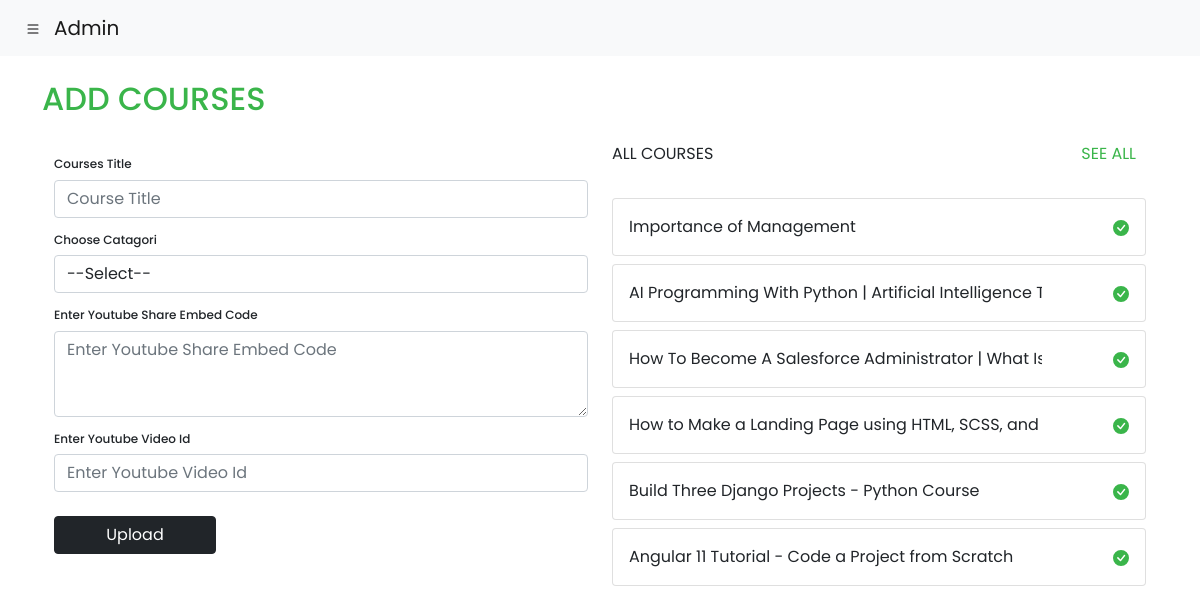
The app's page /Admin/add_courses.php (signed in) with its own data.
### tables this page shows
CREATE TABLE `c_video` (
  `id` int(255) NOT NULL,
  `c_title` varchar(255) NOT NULL,
  `catagori_c` varchar(255) NOT NULL,
  `video_m` text NOT NULL,
  `status` varchar(255) NOT NULL DEFAULT 'Active',
  `yv_id` varchar(255) NOT NULL
);

### Admin/add_courses.php (the view, shortened to what this page needs)
<!DOCTYPE html>
<html>
<head>
</head>
<body>
<form method="post">
	<?php include 'navbar.php'; ?>
<div class="container mt-4">
  <div class="row">
    <div class="col-md-12">
      <h2 style="color: #3AB54A;">ADD COURSES</h2>
    </div>
  </div>
<div class="container">
  <div class="row">
    <div class="col-md-6 mt-3">
       <h6 class="text_pa">Courses Title</h6>
       <input type="text" name="c_title" placeholder="Course Title" class="form-control" required>
       <h6 class="text_pa">Choose Catagori</h6>
       <select name="catagori_c" class="form-control" required>
             <option value="">--Select--</option>
              </select>
              <h6 class="text_pa">Enter Youtube Share Embed Code </h6>
              <textarea name="video_m" rows="3" cols="25" placeholder="Enter Youtube Share Embed Code " class="form-control" required></textarea>
              <h6 class="text_pa">Enter Youtube Video Id</h6>
              <input type="text" name="yv_id" placeholder="Enter Youtube Video Id" class="form-control" required>
              <div class="mt-4">
                <div class="row">
                  <div class="col-md-4">
                    <input type="submit" name="submit" value="Upload" class="btn btn-dark w-100">
                  </div>
                </div>
              </div>
    </div>
    <div class="col-md-6 mt-3">
 <div class="">
           <div class="float-start">
          ALL COURSES
         </div>
         <div class="float-end">
          <a href="all_cources.php" style="text-decoration: none; color: #3AB54A;">SEE ALL</a>
         </div>
        </div>
<br><br>
           <div class=" mt-2">
             <?php
           include '../conn.php';
           $sql = " select * from c_video ORDER BY id DESC LIMIT 6 ";
           $run = mysqli_query($conn,$sql);
           while ($row = mysqli_fetch_array($run))
           {
           ?>
            <div class="card mt-2 p-3">
              <div class="row">
                <div class="col-10">
                  <div style=" white-space: nowrap; overflow: hidden; "><?php echo $row['c_title']; ?></div>
                </div>
                <div class="col-2" style="text-align: right;">
                </div>
              </div>
            </div>
             <?php } ?>
           </div>
    </div>
  </div>
</div>
</div>
</form>
</body>
</html>

### Admin/add_courses.php (style rules this page uses)
.text_pa { font-size: 12px; padding-top: 15px; }

### Admin/navbar.php (style rules this page uses)
body { font-family: 'Poppins', sans-serif; }
a { text-decoration: none; color:#0009; padding: 10px; }

### records on screen
c_video: c_title "Importance of Management", status "Active" (drawn)
c_video: c_title "AI Programming With Python | Artificial Intelligence…", status "Active" (drawn)
c_video: c_title "How To Become A Salesforce Administrator | What…", status "Active" (drawn)
c_video: c_title "How to Make a Landing Page using HTML, SCSS, and…", status "Active" (drawn)
c_video: c_title "Build Three Django Projects - Python Course", status "Active" (drawn)
c_video: c_title "Angular 11 Tutorial - Code a Project from Scratch", status "Active" (drawn)
